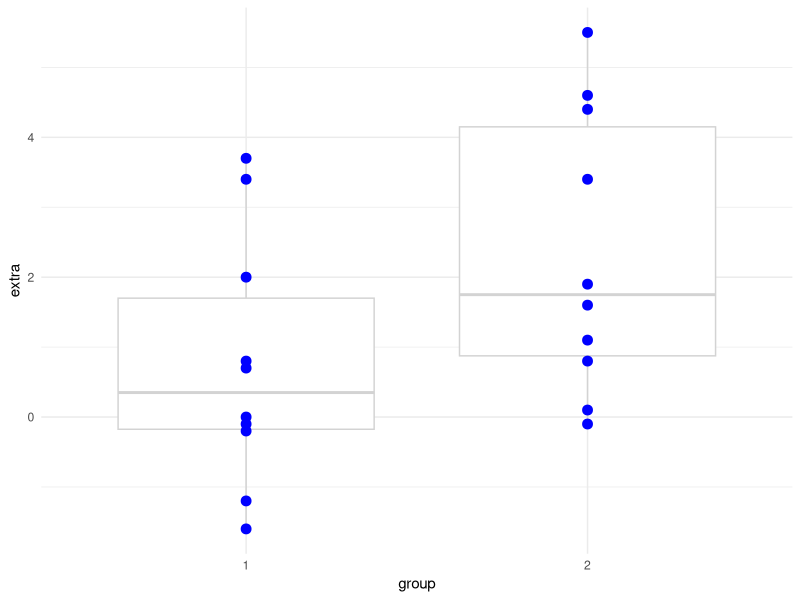
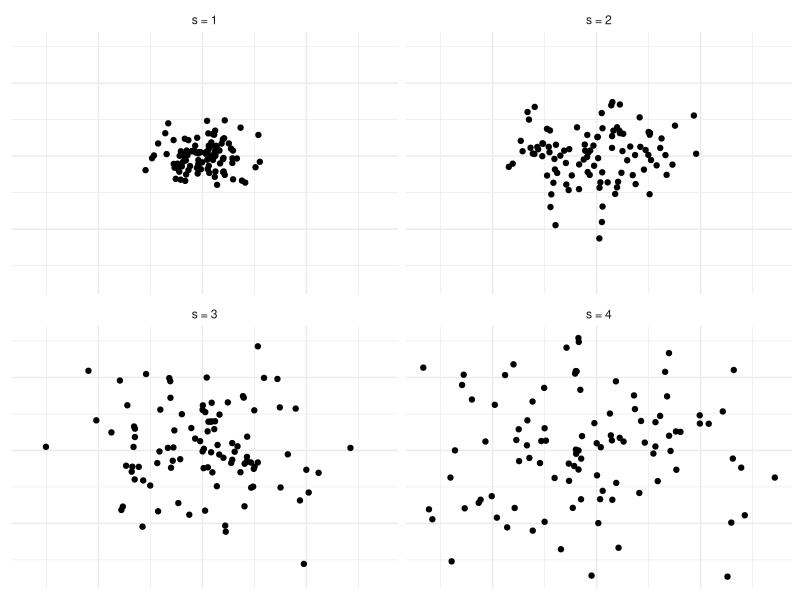
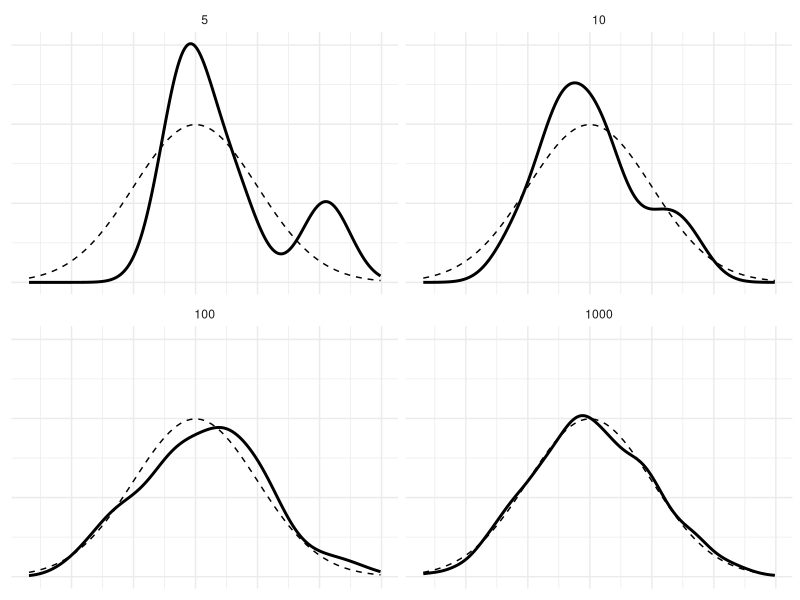
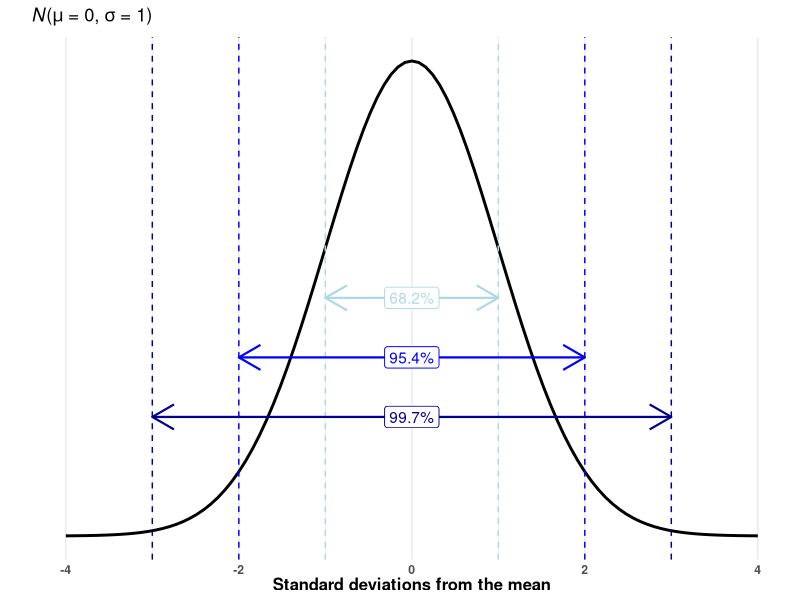
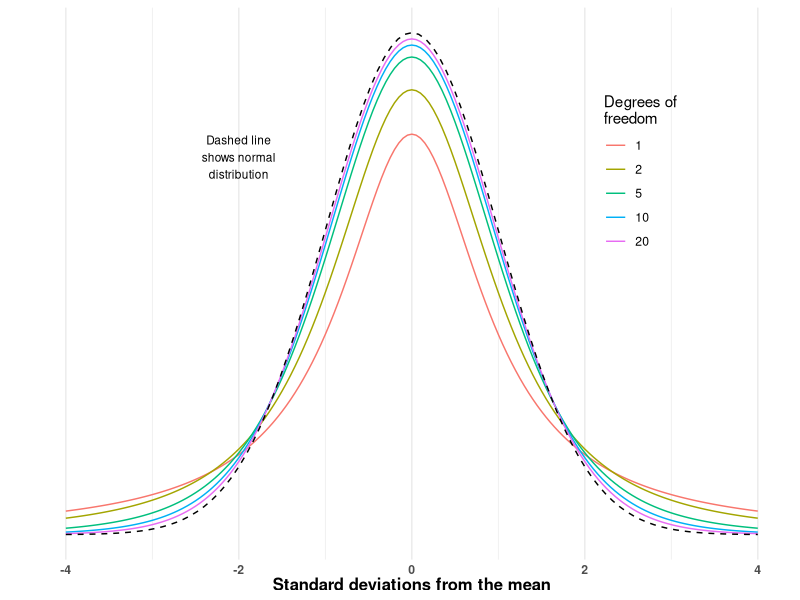
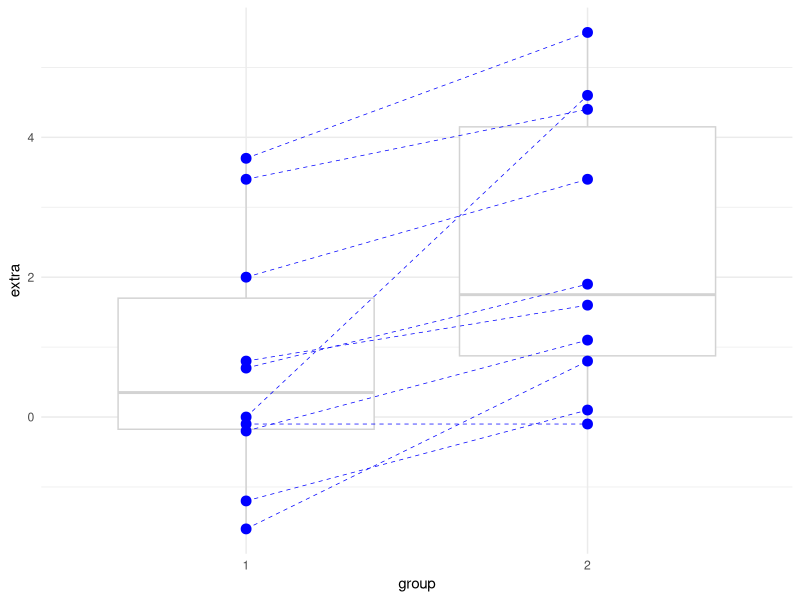

Recreate these plots in R, in order.
## ---- chunk 1
knitr::opts_chunk$set(echo = TRUE)
set.seed(20211002)

library(tibble)
library(tidyr)
library(ggplot2)
theme_set(theme_minimal())
## ---- chunk 2
tapply(sleep$extra, sleep$group, summary)
ggplot(sleep, aes(group, extra)) + 
  geom_boxplot(color = "lightgrey") + 
  geom_point(color = "blue", size = 3)
## ---- chunk 3
dat <- tibble()
for(s_val in 1:4) {
  dat <- rbind(dat, tibble(s = paste("s =", s_val), 
                           x = rnorm(n = 100, sd = s_val),
                           y = rnorm(n = 100, sd = s_val)))
}
ggplot(dat, aes(x, y)) + geom_point() + facet_wrap(~s) +
  theme(axis.title = element_blank(),
        axis.text = element_blank())
## ---- chunk 4
dat <- tibble()
for(ss in c(5, 10, 100, 1000)) {
  dat <- rbind(dat, tibble(ss = ss,
                           x = rnorm(ss)))
}
ggplot(dat, aes(x)) + 
  geom_density(size = 1) + 
  facet_wrap(~ss) + 
  stat_function(fun = dnorm, linetype = 2) +
  theme(axis.title = element_blank(),
        axis.text = element_blank())
## ---- chunk 5
add_sd_lines <- function(p, n_sd, ht, clr, lbl) {
  p + annotate(geom = "segment", x = -n_sd, y = ht, xend = n_sd, yend = ht, 
               arrow = arrow(ends = "both"), size = 0.75, color = clr) +
    geom_vline(xintercept = c(-n_sd, n_sd), color = clr, linetype = 2) +
    geom_label(x = 0, y = ht, label = lbl, color = clr)
}

distribution_graph_theme <- function() {
  theme_minimal() %+replace%
    theme(axis.text.y = element_blank(),
          panel.grid.major.y = element_blank(),
          panel.grid.minor.y = element_blank(),
          axis.text.x = element_text(face = "bold"),
          axis.title.x = element_text(size = 12, face = "bold"))
}

p <- ggplot(data.frame(x = c(-4, 4)), aes(x = x)) +
  stat_function(fun = dnorm, size = 1) +
  distribution_graph_theme() +
  labs(title = expression(paste(italic(N), "(", mu, " = 0, ", sigma," = 1)")),
       x = "Standard deviations from the mean", y = "")
p <- add_sd_lines(p, 1, 0.2, "lightblue", "68.2%")
p <- add_sd_lines(p, 2, 0.15, "blue", "95.4%")
p <- add_sd_lines(p, 3, 0.1, "darkblue", "99.7%")
p
## ---- chunk 6
dat <- data.frame()
for(df in c(1, 2, 5, 10, 20)) {
  dat <- rbind(dat, tibble(x = seq(-4, 4, by = 0.05), 
                           y = dt(x, df = df),
                           df = df))
}
dat$df <- as.factor(dat$df)
ggplot(dat, aes(x, y)) + geom_line(aes(color = df)) +
  scale_color_discrete("Degrees of\nfreedom") +
  stat_function(fun = dnorm, linetype = 2) +
  distribution_graph_theme() +
  theme(legend.position = c(0.8, 0.7)) +
  labs(x = "Standard deviations from the mean", y = "") +
  annotate("text", x = -2, y = 0.3, label = "Dashed line\nshows normal\ndistribution", size = 3)
## ---- chunk 7
group1 <- sleep[sleep$group == 1,]$extra
group2 <- sleep[sleep$group == 2,]$extra
t.test(group1, group2)
## ---- chunk 8
t.test(group1, group2, alternative = "less")
## ---- chunk 9
sleep[sleep$ID %in% c(1, 2, 9, 10),] %>% 
  knitr::kable() %>% 
  kableExtra::kable_styling(full_width = FALSE)
## ---- chunk 10
sleep2 <- pivot_wider(sleep, names_from =  "group", values_from = "extra")

ggplot(sleep, aes(group, extra)) + 
  geom_boxplot(color = "lightgrey") + 
  geom_point(color = "blue", size = 3) + 
  geom_segment(data = sleep2, x = 1, xend = 2, aes(y = `1`, yend = `2`),
               color = "blue", linetype = 2, size = 0.25)
## ---- chunk 11
t.test(group1, group2, paired = TRUE)
## ---- chunk 12
sessionInfo()
